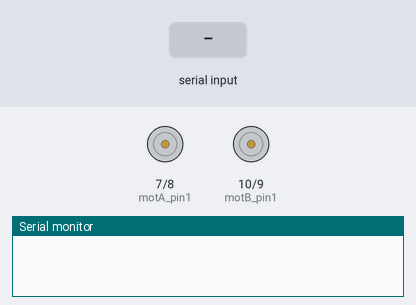
Simulated run of this sketch. Board: Arduino Uno, built with avr-gcc and run on an emulated ATmega328P. Parts: motor-driver pin pairs drawn as motors (green arrow = first pin HIGH = forward, orange = second pin HIGH = backward, longer = more drive, scaled by the enable pin), the last lines printed to the serial monitor. The inputs (shaded band) are chosen by the test bench.

Above: at 1.2 s.
1.3 s: "F" received over Serial
At 2.0 s:
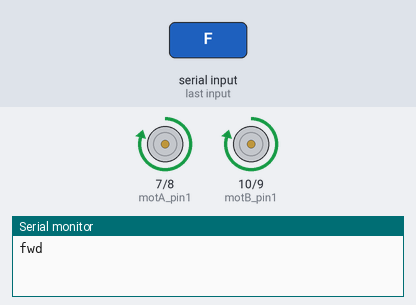
2.8 s: byte 72 (72) received over Serial
At 3.1 s:
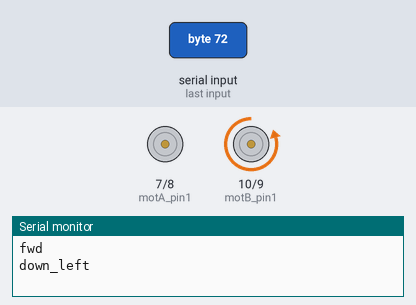
4.3 s: byte 74 (74) received over Serial
At 5.5 s:
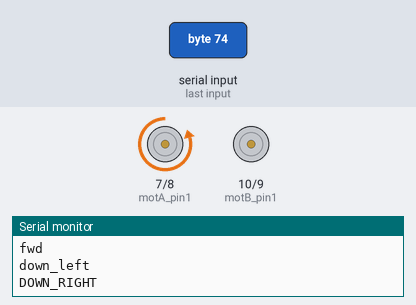
5.8 s: "L" received over Serial
At 6.6 s:
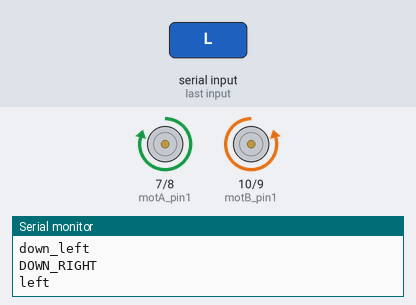
7.3 s: "R" received over Serial
At 7.8 s:
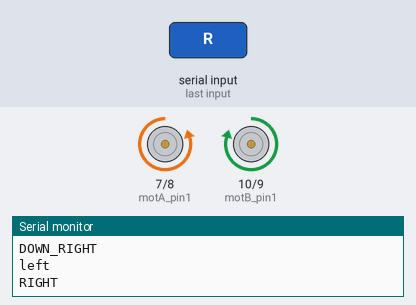
8.8 s: "B" received over Serial
At 10.1 s:
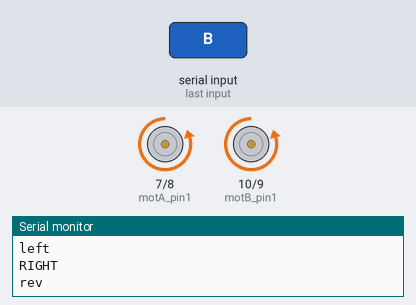
Timing chart, 0 to 11.3 s (numbered marks = the images above; inputs shaded):
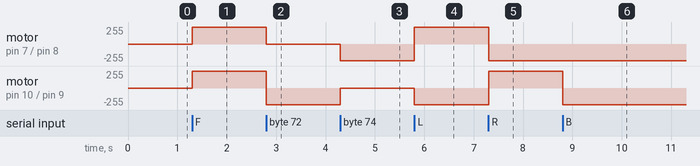

Measured:
- after the input at 1.3 s, motor on pin 7 (motA_pin1) / pin 8 (motA_pin2), motor on pin 10 (motB_pin1) / pin 9 (motB_pin2): stopped → forward 250/255 at once
- after the input at 2.8 s, motor on pin 7 (motA_pin1) / pin 8 (motA_pin2): forward 250/255 → stopped at once; motor on pin 10 (motB_pin1) / pin 9 (motB_pin2): forward 250/255 → backward 250/255 at once
- after the input at 4.3 s, motor on pin 7 (motA_pin1) / pin 8 (motA_pin2): stopped → backward 250/255 at once; motor on pin 10 (motB_pin1) / pin 9 (motB_pin2): backward 250/255 → stopped at once
- after the input at 5.8 s, motor on pin 7 (motA_pin1) / pin 8 (motA_pin2): backward 250/255 → forward 250/255 at once; motor on pin 10 (motB_pin1) / pin 9 (motB_pin2): stopped → backward 250/255 at once
- after the input at 7.3 s, motor on pin 7 (motA_pin1) / pin 8 (motA_pin2): forward 250/255 → backward 250/255 at once; motor on pin 10 (motB_pin1) / pin 9 (motB_pin2): backward 250/255 → forward 250/255 at once
- after the input at 8.8 s, motor on pin 10 (motB_pin1) / pin 9 (motB_pin2): forward 250/255 → backward 250/255 at once

The sketch:

PROG_avec_carte_puisance_.ino
```cpp
const int motA_EN=6; //pwm           //motor right
const int motA_pin1=7;
const int motA_pin2=8;

const int motB_EN=11; //pwm         // motor left
const int motB_pin1=10;
const int motB_pin2=9;


char speed=250; //speed of dc motor pwm

int command=0;  //variable to save data received from bluetooth


void setup() {
Serial.begin(9600);
  // set the pins in read or write mode
pinMode (motA_pin1,OUTPUT);
pinMode (motA_pin2,OUTPUT);
pinMode (motA_EN,OUTPUT);

pinMode (motB_pin1,OUTPUT);
pinMode (motB_pin2,OUTPUT);
pinMode (motB_EN,OUTPUT);

//--

}

// function
void FWD() {
analogWrite(motA_EN,speed);
digitalWrite(motA_pin1,HIGH);
digitalWrite(motA_pin2,LOW);
digitalWrite(motB_pin1,HIGH);
digitalWrite(motB_pin2,LOW);
 analogWrite(motB_EN,speed);
Serial.println("fwd");
}

void LEFT() {
analogWrite(motA_EN,speed);
digitalWrite(motA_pin1,HIGH);
digitalWrite(motA_pin2,LOW);
analogWrite(motB_EN,speed);
digitalWrite(motB_pin1,LOW);
digitalWrite(motB_pin2,HIGH);
Serial.println("left");
}
void RIGHT() {
analogWrite(motA_EN,speed);
digitalWrite(motA_pin1,LOW);
digitalWrite(motA_pin2,HIGH);
analogWrite(motB_EN,speed);
digitalWrite(motB_pin1,HIGH);
digitalWrite(motB_pin2,LOW);
Serial.println("RIGHT");
}
void REV() {
analogWrite(motA_EN,speed);
digitalWrite(motA_pin1,LOW);
digitalWrite(motA_pin2,HIGH);
digitalWrite(motB_pin1,LOW);
digitalWrite(motB_pin2,HIGH);
analogWrite(motB_EN,speed);
Serial.println("rev");
}
void UP_LEFT() {
  analogWrite(motA_EN,speed);
  digitalWrite(motA_pin1, HIGH);
  digitalWrite(motA_pin2, LOW);
  analogWrite(motB_EN, 0);
  digitalWrite(motB_pin1, LOW);
  digitalWrite(motB_pin2, LOW);

  Serial.println("up_left");
}
void UP_RIGHT() {
  analogWrite(motA_EN,0);
  digitalWrite(motA_pin1, LOW);
  digitalWrite(motA_pin2, LOW);
  analogWrite(motB_EN, speed);
  digitalWrite(motB_pin1, HIGH);
  digitalWrite(motB_pin2, LOW);

  Serial.println("UP_RIGHT");
}
void DOWN_RIGHT() {
  analogWrite(motA_EN,speed);
  digitalWrite(motA_pin1, LOW);
  digitalWrite(motA_pin2, HIGH);
  analogWrite(motB_EN, 0);
  digitalWrite(motB_pin1, LOW);
  digitalWrite(motB_pin2, LOW);

  Serial.println("DOWN_RIGHT");
}
void DOWN_LEFT() {
  analogWrite(motA_EN,0);
  digitalWrite(motA_pin1, LOW);
  digitalWrite(motA_pin2, LOW);
  analogWrite(motB_EN, speed);
  digitalWrite(motB_pin1, LOW);
  digitalWrite(motB_pin2, HIGH);

  Serial.println("down_left");
}
void STOP(){
analogWrite(motA_EN,0);
digitalWrite(motA_pin1,LOW);
digitalWrite(motA_pin2,LOW);
analogWrite(motB_EN,0);
digitalWrite(motB_pin1,LOW);
digitalWrite(motB_pin2,LOW);
Serial.println("stop");
}

void loop() {
if (Serial.available()>0){
    command=Serial.read();      /// read data from blutooth app
    if (command=='w'){
      speed=250;
      Serial.println("speed=250");
    }
    if (command=='W'){
      speed=155;
      Serial.println("speed=155");
    }
    else if ( command == 70)
      FWD();
    else if ( command == 76)
      LEFT();
    else if ( command == 82)
      RIGHT();
    else if ( command == 66)
      REV();
    else if ( command == 71)
      UP_LEFT();
    else if ( command == 73)
      UP_RIGHT();
    else if ( command == 72)
      DOWN_LEFT();
    else if ( command == 74)
      DOWN_RIGHT();
    else
      STOP();
  }
}
```
